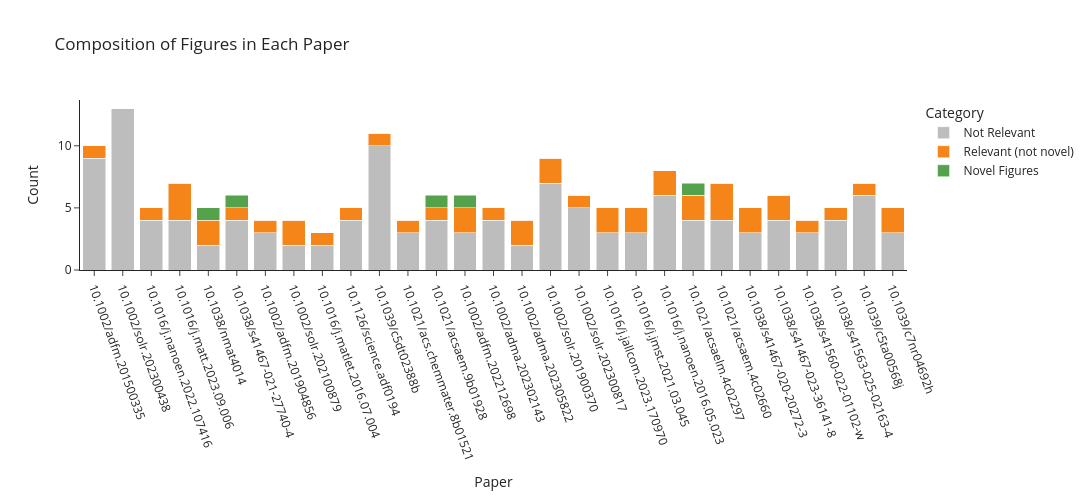

The notebook cell saved with this chart:
### Code cell
df2 = df.copy()

df2["Not Relevant"] = (
    df2["Total Figures"] - df2["Informative Figures"]
)

df2["Relevant (not novel)"] = (
    df2["Informative Figures"] - df2["Novel Figures"]
)

df_stack = df2.melt(
    id_vars="Paper",
    value_vars=[
        "Not Relevant",
        "Relevant (not novel)",
        "Novel Figures",
    ],
    var_name="Category",
    value_name="Count",
)

fig = px.bar(
    df_stack,
    x="Paper",
    y="Count",
    color="Category",
    color_discrete_map={
        "Not Relevant": "#BDBDBD",
        "Relevant (not novel)": "#F58518",
        "Novel Figures": "#54A24B",
    },
)

fig.update_layout(
    barmode="stack",
    template="simple_white",
    title="Composition of Figures in Each Paper",
    xaxis_tickangle=70,
    width=1400,
    height=500,
)

fig.show()

### Figure 1 — Plotly figure (JSON) as saved in the notebook; plotly's stock layout.template omitted (floating-point values rounded to 4 significant figures)
{"data": [{"alignmentgroup": "True", "hovertemplate": "Category=Not Relevant<br>Paper=%{x}<br>Count=%{y}<extra></extra>", "legendgroup": "Not Relevant", "marker": {"color": "#BDBDBD", "pattern": {"shape": ""}}, "name": "Not Relevant", "offsetgroup": "Not Relevant", "orientation": "v", "showlegend": true, "textposition": "auto", "type": "bar", "x": ["10.1002/adfm.201500335", "10.1002/solr.202300438", "10.1016/j.nanoen.2022.107416", "10.1016/j.matt.2023.09.006", "10.1038/nmat4014", "10.1038/s41467-021-27740-4", "10.1002/adfm.201904856", "10.1002/solr.202100879", "10.1016/j.matlet.2016.07.004", "10.1126/science.adf0194", "10.1039/c5dt02388b", "10.1021/acs.chemmater.8b01521", "10.1021/acsaem.9b01928", "10.1002/adfm.202212698", "10.1002/adma.202302143", "10.1002/adma.202305822", "10.1002/solr.201900370", "10.1002/solr.202300817", "10.1016/j.jallcom.2023.170970", "10.1016/j.jmst.2021.03.045", "10.1016/j.nanoen.2016.05.023", "10.1021/acsaelm.4c02297", "10.1021/acsaem.4c02660", "10.1038/s41467-020-20272-3", "10.1038/s41467-023-36141-8", "10.1038/s41560-022-01102-w", "10.1038/s41563-025-02163-4", "10.1039/c5ta00568j", "10.1039/c7nr04692h"], "xaxis": "x", "y": [9, 13, 4, 4, 2, 4, 3, 2, 2, 4, 10, 3, 4, 3, 4, 2, 7, 5, 3, 3, 6, 4, 4, 3, 4, 3, 4, 6, 3], "yaxis": "y"}, {"alignmentgroup": "True", "hovertemplate": "Category=Relevant (not novel)<br>Paper=%{x}<br>Count=%{y}<extra></extra>", "legendgroup": "Relevant (not novel)", "marker": {"color": "#F58518", "pattern": {"shape": ""}}, "name": "Relevant (not novel)", "offsetgroup": "Relevant (not novel)", "orientation": "v", "showlegend": true, "textposition": "auto", "type": "bar", "x": ["10.1002/adfm.201500335", "10.1002/solr.202300438", "10.1016/j.nanoen.2022.107416", "10.1016/j.matt.2023.09.006", "10.1038/nmat4014", "10.1038/s41467-021-27740-4", "10.1002/adfm.201904856", "10.1002/solr.202100879", "10.1016/j.matlet.2016.07.004", "10.1126/science.adf0194", "10.1039/c5dt02388b", "10.1021/acs.chemmater.8b01521", "10.1021/acsaem.9b01928", "10.1002/adfm.202212698", "10.1002/adma.202302143", "10.1002/adma.202305822", "10.1002/solr.201900370", "10.1002/solr.202300817", "10.1016/j.jallcom.2023.170970", "10.1016/j.jmst.2021.03.045", "10.1016/j.nanoen.2016.05.023", "10.1021/acsaelm.4c02297", "10.1021/acsaem.4c02660", "10.1038/s41467-020-20272-3", "10.1038/s41467-023-36141-8", "10.1038/s41560-022-01102-w", "10.1038/s41563-025-02163-4", "10.1039/c5ta00568j", "10.1039/c7nr04692h"], "xaxis": "x", "y": [1, 0, 1, 3, 2, 1, 1, 2, 1, 1, 1, 1, 1, 2, 1, 2, 2, 1, 2, 2, 2, 2, 3, 2, 2, 1, 1, 1, 2], "yaxis": "y"}, {"alignmentgroup": "True", "hovertemplate": "Category=Novel Figures<br>Paper=%{x}<br>Count=%{y}<extra></extra>", "legendgroup": "Novel Figures", "marker": {"color": "#54A24B", "pattern": {"shape": ""}}, "name": "Novel Figures", "offsetgroup": "Novel Figures", "orientation": "v", "showlegend": true, "textposition": "auto", "type": "bar", "x": ["10.1002/adfm.201500335", "10.1002/solr.202300438", "10.1016/j.nanoen.2022.107416", "10.1016/j.matt.2023.09.006", "10.1038/nmat4014", "10.1038/s41467-021-27740-4", "10.1002/adfm.201904856", "10.1002/solr.202100879", "10.1016/j.matlet.2016.07.004", "10.1126/science.adf0194", "10.1039/c5dt02388b", "10.1021/acs.chemmater.8b01521", "10.1021/acsaem.9b01928", "10.1002/adfm.202212698", "10.1002/adma.202302143", "10.1002/adma.202305822", "10.1002/solr.201900370", "10.1002/solr.202300817", "10.1016/j.jallcom.2023.170970", "10.1016/j.jmst.2021.03.045", "10.1016/j.nanoen.2016.05.023", "10.1021/acsaelm.4c02297", "10.1021/acsaem.4c02660", "10.1038/s41467-020-20272-3", "10.1038/s41467-023-36141-8", "10.1038/s41560-022-01102-w", "10.1038/s41563-025-02163-4", "10.1039/c5ta00568j", "10.1039/c7nr04692h"], "xaxis": "x", "y": [0, 0, 0, 0, 1, 1, 0, 0, 0, 0, 0, 0, 1, 1, 0, 0, 0, 0, 0, 0, 0, 1, 0, 0, 0, 0, 0, 0, 0], "yaxis": "y"}], "layout": {"barmode": "stack", "height": 500, "legend": {"title": {"text": "Category"}, "tracegroupgap": 0}, "title": {"text": "Composition of Figures in Each Paper"}, "width": 1400, "xaxis": {"anchor": "y", "autorange": true, "domain": [0, 1], "range": [-0.5, 28.5], "tickangle": 70, "title": {"text": "Paper"}, "type": "category"}, "yaxis": {"anchor": "x", "autorange": true, "domain": [0, 1], "range": [0, 13.68], "title": {"text": "Count"}, "type": "linear"}}}
